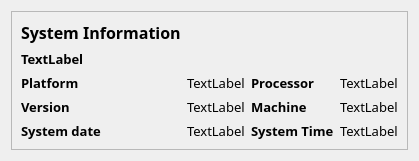
            <widget class="QWidget" name="system">
             <layout class="QVBoxLayout" name="verticalLayout_5">
              <item alignment="Qt::AlignTop">
               <widget class="QFrame" name="frame">
                <property name="frameShape">
                 <enum>QFrame::StyledPanel</enum>
                </property>
                <property name="frameShadow">
                 <enum>QFrame::Raised</enum>
                </property>
                <layout class="QGridLayout" name="gridLayout_5">
                 <item row="2" column="1">
                  <widget class="QLabel" name="platform">
                   <property name="font">
                    <font>
                     <family>Bahnschrift SemiBold</family>
                     <pointsize>10</pointsize>
                    </font>
                   </property>
                   <property name="text">
                    <string>TextLabel</string>
                   </property>
                  </widget>
                 </item>
                 <item row="3" column="2">
                  <widget class="QLabel" name="label_36">
                   <property name="font">
                    <font>
                     <family>Bahnschrift SemiBold</family>
                     <pointsize>10</pointsize>
                     <weight>75</weight>
                     <bold>true</bold>
                    </font>
                   </property>
                   <property name="text">
                    <string>Machine</string>
                   </property>
                  </widget>
                 </item>
                 <item row="0" column="0" alignment="Qt::AlignTop">
                  <widget class="QLabel" name="label_30">
                   <property name="font">
                    <font>
                     <family>Bahnschrift SemiBold</family>
                     <pointsize>12</pointsize>
                     <weight>75</weight>
                     <bold>true</bold>
                    </font>
                   </property>
                   <property name="text">
                    <string>System Information</string>
                   </property>
                  </widget>
                 </item>
                 <item row="4" column="1">
                  <widget class="QLabel" name="system_date">
                   <property name="font">
                    <font>
                     <family>Bahnschrift SemiBold</family>
                     <pointsize>10</pointsize>
                    </font>
                   </property>
                   <property name="text">
                    <string>TextLabel</string>
                   </property>
                  </widget>
                 </item>
                 <item row="2" column="0">
                  <widget class="QLabel" name="label_32">
                   <property name="font">
                    <font>
                     <family>Bahnschrift SemiBold</family>
                     <pointsize>10</pointsize>
                     <weight>75</weight>
                     <bold>true</bold>
                    </font>
                   </property>
                   <property name="text">
                    <string>Platform</string>
                   </property>
                  </widget>
                 </item>
                 <item row="3" column="1">
                  <widget class="QLabel" name="version">
                   <property name="font">
                    <font>
                     <family>Bahnschrift SemiBold</family>
                     <pointsize>10</pointsize>
                    </font>
                   </property>
                   <property name="text">
                    <string>TextLabel</string>
                   </property>
                  </widget>
                 </item>
                 <item row="2" column="2">
                  <widget class="QLabel" name="label_35">
                   <property name="font">
                    <font>
                     <family>Bahnschrift SemiBold</family>
                     <pointsize>10</pointsize>
                     <weight>75</weight>
                     <bold>true</bold>
                    </font>
                   </property>
                   <property name="text">
                    <string>Processor</string>
                   </property>
                  </widget>
                 </item>
                 <item row="3" column="0">
                  <widget class="QLabel" name="label_34">
                   <property name="font">
                    <font>
                     <family>Bahnschrift SemiBold</family>
                     <pointsize>10</pointsize>
                     <weight>75</weight>
                     <bold>true</bold>
                    </font>
                   </property>
                   <property name="text">
                    <string>Version</string>
                   </property>
                  </widget>
                 </item>
                 <item row="1" column="0">
                  <widget class="QLabel" name="op">
                   <property name="font">
                    <font>
                     <family>Bahnschrift SemiBold</family>
                     <pointsize>10</pointsize>
                     <weight>75</weight>
                     <bold>true</bold>
                    </font>
                   </property>
                   <property name="text">
                    <string>TextLabel</string>
                   </property>
                  </widget>
                 </item>
                 <item row="4" column="0">
                  <widget class="QLabel" name="label_33">
                   <property name="font">
                    <font>
                     <family>Bahnschrift SemiBold</family>
                     <pointsize>10</pointsize>
                     <weight>75</weight>
                     <bold>true</bold>
                    </font>
                   </property>
                   <property name="text">
                    <string>System date</string>
                   </property>
                  </widget>
                 </item>
                 <item row="4" column="2">
                  <widget class="QLabel" name="label_37">
                   <property name="font">
                    <font>
                     <family>Bahnschrift SemiBold</family>
                     <pointsize>10</pointsize>
                     <weight>75</weight>
                     <bold>true</bold>
                    </font>
                   </property>
                   <property name="text">
                    <string>System Time</string>
                   </property>
                  </widget>
                 </item>
                 <item row="2" column="3">
                  <widget class="QLabel" name="processor">
                   <property name="font">
                    <font>
                     <family>Bahnschrift SemiBold</family>
                     <pointsize>10</pointsize>
                    </font>
                   </property>
                   <property name="text">
                    <string>TextLabel</string>
                   </property>
                  </widget>
                 </item>
                 <item row="3" column="3">
                  <widget class="QLabel" name="machine">
                   <property name="font">
                    <font>
                     <family>Bahnschrift SemiBold</family>
                     <pointsize>10</pointsize>
                    </font>
                   </property>
                   <property name="text">
                    <string>TextLabel</string>
                   </property>
                  </widget>
                 </item>
                 <item row="4" column="3">
                  <widget class="QLabel" name="system_time">
                   <property name="font">
                    <font>
                     <family>Bahnschrift SemiBold</family>
                     <pointsize>10</pointsize>
                    </font>
                   </property>
                   <property name="text">
                    <string>TextLabel</string>
                   </property>
                  </widget>
                 </item>
                </layout>
               </widget>
              </item>
             </layout>
            </widget>
